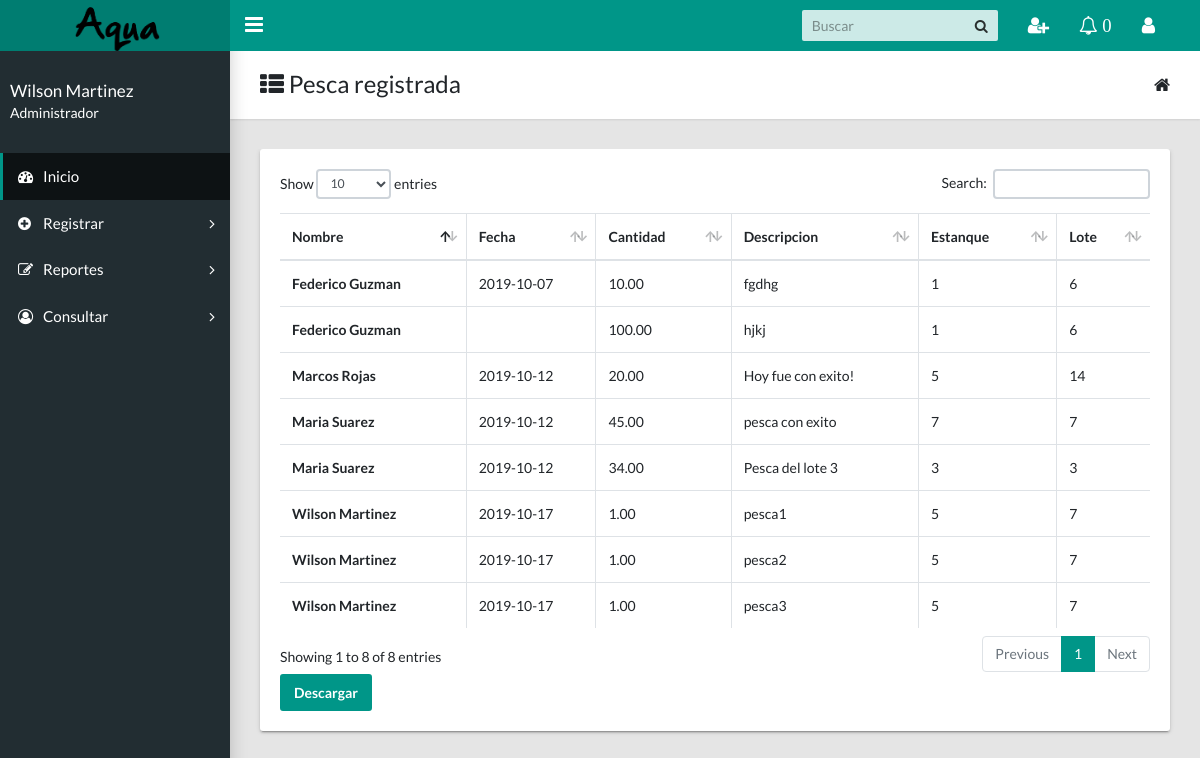
Page /docs/administrador/consulta_pesca.php (signed in) on the committed database.
### tables this page shows
CREATE TABLE `actividad` (
  `id_actividad` int(11) NOT NULL,
  `foto` varchar(45) DEFAULT NULL,
  `cantidad` decimal(10,2) DEFAULT NULL,
  `descripcion` varchar(80) DEFAULT NULL,
  `fecha` varchar(20) DEFAULT NULL,
  `fk_estanque` int(25) DEFAULT NULL,
  `fk_persona` int(25) DEFAULT NULL,
  `fk_tipo_actividad` int(25) DEFAULT NULL,
  `lote` int(11) DEFAULT NULL,
  `estado` varchar(20) DEFAULT NULL,
  `notificacion` varchar(45) DEFAULT NULL
);

CREATE TABLE `persona` (
  `id_persona` int(11) NOT NULL,
  `nombre` varchar(50) DEFAULT NULL,
  `telefono` varchar(15) DEFAULT NULL,
  `fk_rol` int(20) DEFAULT NULL,
  `login` varchar(30) DEFAULT NULL,
  `estado_pers` tinyint(1) DEFAULT NULL,
  `pasword` varchar(20) DEFAULT NULL
);

### docs/administrador/consulta_pesca.php (the view, shortened to what this page needs)
<!DOCTYPE html>
<html lang="en">
    <head>
        <link href="../css/main.css" rel="stylesheet" type="text/css">
        <link href="https://maxcdn.bootstrapcdn.com/font-awesome/4.7.0/css/font-awesome.min.css" rel="stylesheet" type="text/css">
        <?php
            include 'php/conect.php';
        ?>
    </head>
<body class="app sidebar-mini rtl">
        <header class="app-header">
        <a class="app-header__logo" href="principal.php">
          <img src="../img/logo2.png" width="90">
      </a>
      <a aria-label="Hide Sidebar" class="app-sidebar__toggle" data-toggle="sidebar" href="#">
      </a>
      <ul class="app-nav">
        <li class="app-search">
            <input class="app-search__input" placeholder="Buscar" type="search">
            <button class="app-search__button">
                <i class="fa fa-search">
                </i>
            </button>
        </li>
        <li class="dropdown">
            <a aria-label="Show notifications" class="app-nav__item" data-toggle="dropdown" href="#">
                <i class="fa fa-user-plus fa-lg">
                </i>
            </a>
          </li>
      </ul>
  <li class="dropdown">
    <a aria-label="Show notifications" class="app-nav__item" data-toggle="dropdown" href="#">
        <i class="fa fa-bell-o fa-lg">
  <?php
            try{
                $nu=0;
                $sql="SELECT * FROM actividad";
                $resul=$base->prepare($sql);
                $resul->execute(array());
                $fila=$resul->rowCount();
                ?>
                <span>  <?php
                if($fila>0){
                 echo "$nu" ?>  </span>
                 <?php
             }
         }
         catch(Exception $e){
            die('Error: '.$e->getMessage());
        }
        ?>
    </i>
</a>
</li>
<li class="dropdown">
    <a aria-label="Open Profile Menu" class="app-nav__item" data-toggle="dropdown" href="#">
        <i class="fa fa-user fa-lg">
        </i>
    </a>
          <?php
          if(isset($_SESSION['usuario']))
          {
              ?>
</li>
</header>
<aside class="app-sidebar">
    <div class="app-sidebar__user">
        <div>
            <p class="app-sidebar__user-name">
                <?php echo ' '.$_SESSION['nombre']. ' ' ; ?>
            </p>
            <p class="app-sidebar__user-designation">
                <?php echo ' '.$_SESSION['nombre_rol']. ' ' ; ?>
            </p>
            <?php
        }
        else{
          ?>
          <script language='javascript'>window.location="salir.php"</script>
          <?php
      }
      ?>
  </div>
</div>
<ul class="app-menu">
 <li><a class="app-menu__item active" href="principal.php"><i class="app-menu__icon fa fa-dashboard"></i><span class="app-menu__label">Inicio</span></a></li>
 <li class="treeview">
    <a class="app-menu__item" data-toggle="treeview" href="#">
        <i class="app-menu__icon fa fa-plus-circle">
        </i>
        <span class="app-menu__label">
            Registrar
        </span>
        <i class="treeview-indicator fa fa-angle-right">
        </i>
    </a>
</li>
<li class="treeview">
    <a class="app-menu__item" data-toggle="treeview" href="#">
        <i class="app-menu__icon fa fa-edit">
        </i>
        <span class="app-menu__label">
            Reportes
        </span>
        <i class="treeview-indicator fa fa-angle-right">
        </i>
    </a>
</li>
<li class="treeview">
    <a class="app-menu__item" data-toggle="treeview" href="#">
        <i class="app-menu__icon fa fa-user-circle-o">
        </i>
        <span class="app-menu__label">
            Consultar
        </span>
        <i class="treeview-indicator fa fa-angle-right">
        </i>
    </a>
</li>
</ul>
</aside>
    <main class="app-content">
              <div class="app-title">
                <div>
                  <h1><i class="fa fa-th-list"></i> Pesca registrada</h1>
                </div>
                <ul class="app-breadcrumb breadcrumb side">
                  <li class="breadcrumb-item"><i class="fa fa-home fa-lg"></i></li>
                </ul>
              </div>
              <div  class="row d-flex justify-content-center" >
                <div class="col-lg-12 table table-responsive " >
                  <div class="tile">
                    <div class="tile-body">
                      <table class="table table-hover table-bordered " id="sampleTable" >
                        <thead>
                          <tr>
                            <th>Nombre</th>
                            <th>Fecha</th>
                            <th>Cantidad</th>
                            <th>Descripcion</th>
                            <th>Estanque</th>
                            <th>Lote</th>
                          </tr>
                        </thead>
                        <tbody>
                          <?php
                          try{
                            $sql="SELECT  * FROM  actividad INNER JOIN persona ON (fk_persona=id_persona) WHERE fk_tipo_actividad=4";
                            $resul=$base->prepare($sql);
                            $resul->execute(array());
                            while($consulta=$resul->fetch(PDO::FETCH_ASSOC)){
                              ?>
                              <tr>
                                <th><?php echo$consulta['nombre'];?></th>
                                <td><?php echo$consulta['fecha'];?></td>
                                <td><?php echo$consulta['cantidad'];?></td>
                                <td><?php echo$consulta['descripcion'];?></td>
                                <td><?php echo$consulta['fk_estanque'];?></td>
                                <td><?php echo$consulta['lote'];?></td>
                              </tr>
                              <?php
                            }
                          }
                          catch(Exception $e){
                           die('Error:' .$e->getMessage());
                         }
                         ?>
                       </tbody>
                     </table>
                     <td>
                        <a href="../reportes/pesca.php" class="btn btn-primary"> Descargar </a>
                     </td>
                   </div>
                 </div>
               </div>
             </div>
           </main>
       </body>
  </html>

### rows in the picture
actividad: fk_persona.nombre "Federico Guzman", fecha "2019-10-07", cantidad "10.00", descripcion "fgdhg", fk_estanque "1", lote "6"
actividad: fk_persona.nombre "Federico Guzman", cantidad "100.00", descripcion "hjkj", fk_estanque "1", lote "6"
actividad: fk_persona.nombre "Wilson Martinez", fecha "2019-10-17", cantidad "1.00", descripcion "pesca1", fk_estanque "5", lote "7"
actividad: fk_persona.nombre "Wilson Martinez", fecha "2019-10-17", cantidad "1.00", descripcion "pesca2", fk_estanque "5", lote "7"
actividad: fk_persona.nombre "Wilson Martinez", fecha "2019-10-17", cantidad "1.00", descripcion "pesca3", fk_estanque "5", lote "7"
actividad: fk_persona.nombre "Marcos Rojas", fecha "2019-10-12", cantidad "20.00", descripcion "Hoy fue con exito!", fk_estanque "5", lote "14"
actividad: fk_persona.nombre "Maria Suarez", fecha "2019-10-12", cantidad "45.00", descripcion "pesca con exito", fk_estanque "7", lote "7"
actividad: fk_persona.nombre "Maria Suarez", fecha "2019-10-12", cantidad "34.00", descripcion "Pesca del lote 3", fk_estanque "3", lote "3"

### other values in the picture
$nu "0"
$_SESSION['nombre'] "Wilson Martinez"
$_SESSION['nombre_rol'] "Administrador"
